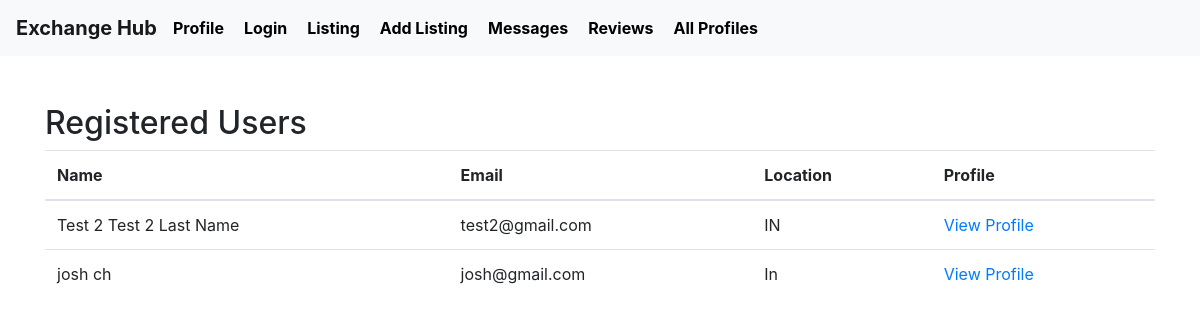
The page /users (signed in) on the database as committed earlier.
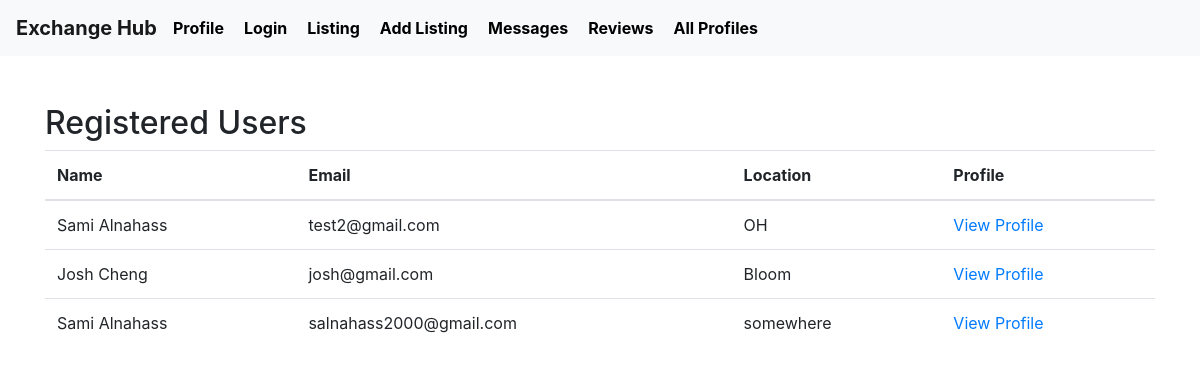
The same page on the database as committed later.
### tables this page shows
CREATE TABLE User (
    userID INTEGER PRIMARY KEY AUTOINCREMENT,
    firstName TEXT NOT NULL,
    lastName TEXT NOT NULL,
    email TEXT UNIQUE NOT NULL,
    hashedPassword TEXT NOT NULL,
    profileImage TEXT,
    location TEXT NOT NULL,
    joinDate DATE NOT NULL,
    lastLogin DATE NOT NULL
);

### app.py (the view)
@app.route('/users')
def users():
    if 'user_id' not in session:
        flash('Please log in to view registered users', 'error')
        return redirect(url_for('login'))
    conn = sqlite3.connect('database.db')
    conn.row_factory = sqlite3.Row
    cursor = conn.cursor()
    current_user_id = session['user_id']
    print (current_user_id)
    cursor.execute("SELECT * FROM User WHERE userID != ?", (current_user_id,))
    registered_users = cursor.fetchall()
    conn.close()
    print (registered_users)
    return render_template('users.html', users=registered_users)

### templates/users.html
{% extends 'layout.html' %}
{% block content %}
    <h2>Registered Users</h2>
    <div class="users-container">
        <table class="table">
            <thead>
                <tr>
                    <th>Name</th>
                    <th>Email</th>
                    <th>Location</th>
                    <th>Profile</th>
                </tr>
            </thead>
            <tbody>
                {% for user in users %}
                    <tr>
                        <td>{{ user.firstName }} {{ user.lastName }}</td>
                        <td>{{ user.email }}</td>
                        <td>{{ user.location }}</td>
                        <td><a href="{{ url_for('user_profile', user_id=user.userID) }}">View Profile</a></td>
                    </tr>
                {% endfor %}
            </tbody>
        </table>
    </div>
{% endblock %}

Rows that differ between the two databases and show on the page:
changed User "test2@gmail.com": firstName "Test 2" → "Sami"; lastName "Test 2 Last Name" → "Alnahass"; location "IN" → "OH"
changed User "josh@gmail.com": firstName "josh" → "Josh"; lastName "ch" → "Cheng"; location "In" → "Bloom"
added User: firstName "Sami", lastName "Alnahass", email "salnahass2000@gmail.com", location "somewhere"
